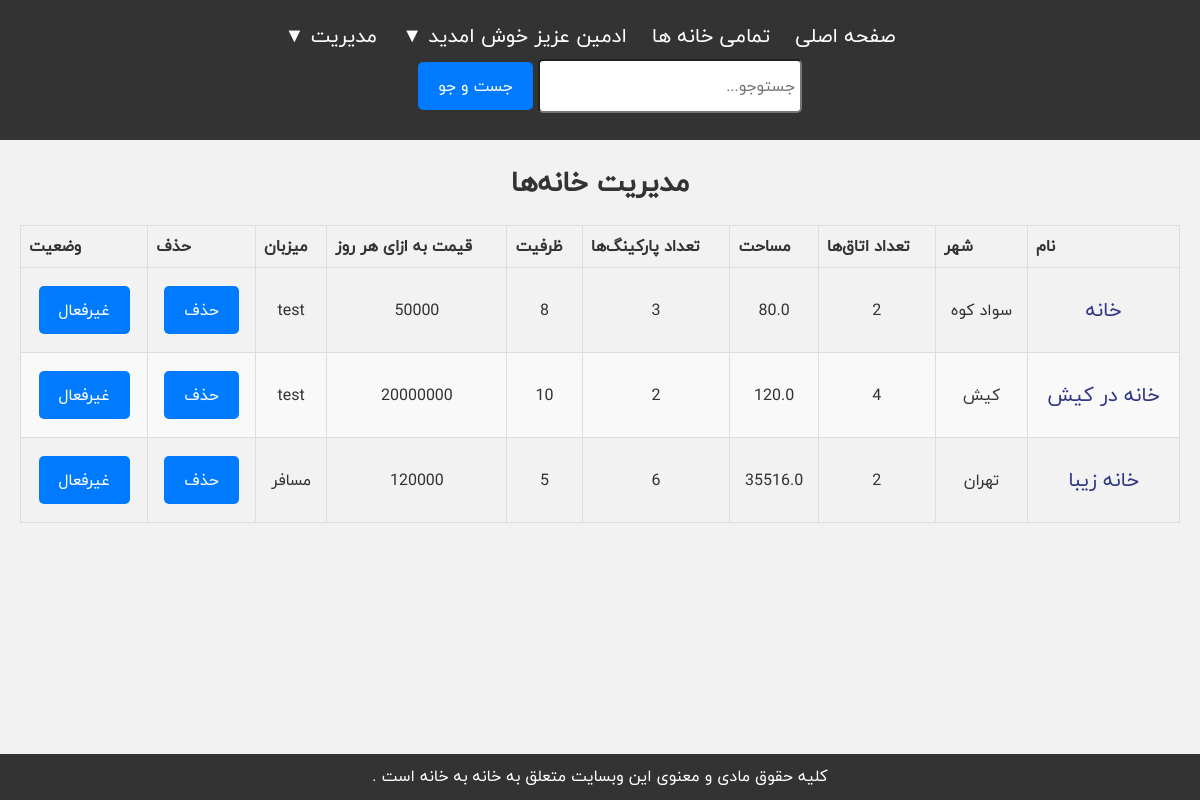
Screenshot of /management/houses/ (signed in) with the database file from the repository.
### reservations/models.py (models this page shows, shortened)
class User(AbstractUser):
    ROLES = (
        (1, 'Admin'),
        (2, 'Host'),
        (3, 'Passenger'),
    )
    role = models.IntegerField(choices=ROLES, default=3)
    phonenumber = models.CharField(max_length=15)
    address = models.TextField()
    role_change_requested = models.BooleanField(default=False)
    is_active = models.BooleanField(default=True)

class House(models.Model):
    name = models.CharField(max_length=100)
    image = models.ImageField(upload_to='house_images/')
    city = models.CharField(max_length=100)
    number_of_rooms = models.IntegerField()
    area = models.FloatField()
    number_of_parkings = models.IntegerField()
    capacity = models.IntegerField()
    price_per_day = models.IntegerField()
    pool = models.BooleanField(default=False)
    oven = models.BooleanField(default=False)
    user = models.ForeignKey(User, on_delete=models.CASCADE)
    is_active = models.BooleanField(default=True)

### reservations/views.py (the view)
# urls.py: path('management/houses/', admin_houses_list, name='admin_houses_list'),
@user_passes_test(admin_required)
def admin_houses_list(request):
    houses = House.objects.all()
    return render(request, 'reservations/admin_houses_list.html', {'houses': houses})

### reservations/views.py (called while the page is built)
def admin_required(user):
    return user.is_authenticated and user.role == 1

### reservations/templates/reservations/admin_houses_list.html (shortened to what this page needs)
{% extends 'reservations/base.html' %}
{% block content %}
<h1>مدیریت خانه‌ها</h1>
<table>
    <thead>
        <tr>
            <th>نام</th>
            <th>شهر</th>
            <th>تعداد اتاق‌ها</th>
            <th>مساحت</th>
            <th>تعداد پارکینگ‌ها</th>
            <th>ظرفیت</th>
            <th>قیمت به ازای هر روز</th>
            <th>میزبان</th>
            <th>حذف</th>
            <th>وضعیت</th>
        </tr>
    </thead>
    <tbody>
        {% for house in houses %}
        <tr>
            <td><a href="{% url 'house_detail' house.pk %}">{{ house.name }}</a></td>
            <td>{{ house.city }}</td>
            <td>{{ house.number_of_rooms }}</td>
            <td>{{ house.area }}</td>
            <td>{{ house.number_of_parkings }}</td>
            <td>{{ house.capacity }}</td>
            <td>{{ house.price_per_day }}</td>
            <td>{{ house.user.username }}</td>
            <td>
                <form method="post" action="{% url 'admin_delete_house' house.id %}">
                    <button type="submit">حذف</button>
                </form>
            </td>
            <td>
                <form method="post" action="{% url 'toggle_house_status' house.id %}">
                    <button type="submit" class="btn">{{ house.is_active|yesno:"غیرفعال ,فعال " }}</button>
                </form>
            </td>
        </tr>
        {% endfor %}
    </tbody>
</table>
{% endblock %}

### reservations/templates/reservations/base.html (shortened to what this page needs)
<!DOCTYPE html>
<html lang="fa" dir="rtl">
<head>
    {% load static %}
    <link rel="stylesheet" href="{% static 'css/styles.css' %}">
    <link href="https://cdn.jsdelivr.net/npm/iransans-fontface@0.1.1/css/iransans/iransans-fontface.min.css" rel="stylesheet">
    <link rel="stylesheet" href="https://code.jquery.com/ui/1.12.1/themes/base/jquery-ui.css">
</head>
<body>
    <header>
        <nav>
            <ul>
                <li><a href="{% url 'home' %}">صفحه اصلی</a></li>
                <li><a href="{% url 'house_list' %}">تمامی خانه ها</a></li>
                {% if user.is_authenticated %}
                    <li class="dropdown">
                        <a href="#" class="dropbtn"> {{ user.first_name }} عزیز خوش امدید  &#9660;</a>
                    </li>
                    {% if user.is_superuser %}
                        <li class="dropdown">
                            <a href="#" class="dropbtn">مدیریت  &#9660;</a>
                        </li>
                    {% endif %}
                {% else %}
                    <li><a href="{% url 'login' %}">ورود</a></li>
                    <li><a href="{% url 'signup' %}">ثبت نام</a></li>
                {% endif %}
            </ul>
            <form method="get" action="{% url 'search' %}" class="center search-form">
                <input type="text" name="q" placeholder="جستوجو..." required>
                <button type="submit">جست و جو</button>
            </form>
        </nav>
    </header>
    <main class="center">
        {% block content %}{% endblock %}
    </main>
</body>
<footer>
    <p>  کلیه حقوق مادی و معنوی این وبسایت متعلق به خانه به خانه است .  </p>
</footer>
</html>

### reservations/static/css/styles.css (style rules this page uses)
* { font-family: "Qs Iranyekan", Arial, sans-serif; }
body, h1, h2, h3, p, ul, li { margin: 0; padding: 0; box-sizing: border-box; }
body { font-family: "Qs Iranyekan", Arial, sans-serif; background-color: #f2f2f2; color: #333; line-height: 1.6; }
header { background-color: #333; color: #fff; padding: 20px 0; text-align: center; }
header nav ul { list-style-type: none; }
header nav ul li { display: inline; margin-right: 20px; }
header nav ul li a { color: #fff; text-decoration: none; }
.search-form { display: inline-block; margin-left: 20px; }
.search-form input[type="text"] { padding: 5px; font-size: 16px; width: 250px; border-radius: 5px; height:40px ; }
.search-form button { padding: 5px 10px; font-size: 16px; background-color: #007bff; color: #fff; border: none; cursor: pointer; }
main { padding: 20px; margin-bottom: 20px; }
h1, h2 { margin-bottom: 20px; font-size: 28px; text-align: center; }
.dropdown { position: relative; display: inline-block; }
.center { text-align: center; }
footer { background-color: #333; color: #fff; text-align: center; padding: 10px 0; position: fixed; bottom: 0; width: 100%; }
button[type="submit"] { background-color: #007bff; margin-top: 10px; margin-bottom: 10px; color: #fff; padding: 10px 20px; border: none; border-radius: 5px; cursor: pointer; font-size: 16px; }
a { text-decoration: none; color: #313785; font-size: 20px; }
table { width: 100%; border-collapse: collapse; margin: 20px 0; }
th, td { border: 1px solid #ddd; padding: 8px; }
th { background-color: #f2f2f2; text-align: left; }
tr:nth-child(even) { background-color: #f9f9f9; }

### rows the page displays
User: first_name "ادمین"
House: name "خانه", city "سواد کوه", number_of_rooms "2", area "80.0", number_of_parkings "3", capacity "8", price_per_day "50000", user.username "test", is_active "غیرفعال"
House: name "خانه در کیش", city "کیش", number_of_rooms "4", area "120.0", number_of_parkings "2", capacity "10", price_per_day "20000000", user.username "test", is_active "غیرفعال"
House: name "خانه زیبا", city "تهران", number_of_rooms "2", area "35516.0", number_of_parkings "6", capacity "5", price_per_day "120000", user.username "مسافر", is_active "غیرفعال"
